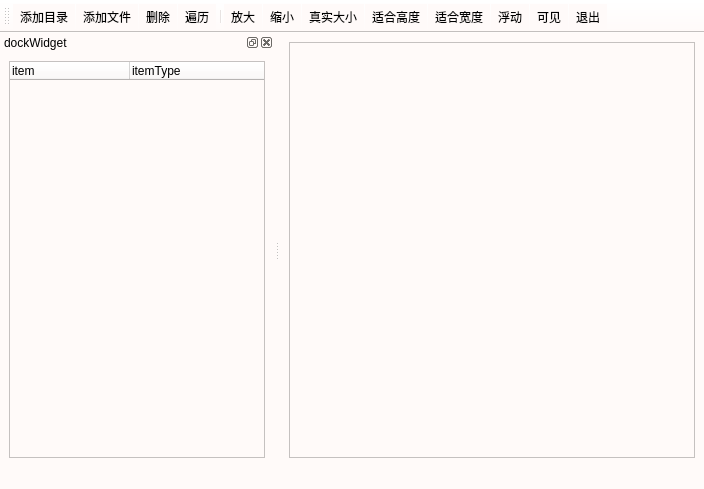
<?xml version="1.0" encoding="UTF-8"?>
<ui version="4.0">
 <class>PracticeClass</class>
 <widget class="QMainWindow" name="PracticeClass">
  <property name="enabled">
   <bool>true</bool>
  </property>
  <property name="geometry">
   <rect>
    <x>0</x>
    <y>0</y>
    <width>704</width>
    <height>489</height>
   </rect>
  </property>
  <property name="sizePolicy">
   <sizepolicy hsizetype="Expanding" vsizetype="Expanding">
    <horstretch>0</horstretch>
    <verstretch>0</verstretch>
   </sizepolicy>
  </property>
  <property name="minimumSize">
   <size>
    <width>0</width>
    <height>0</height>
   </size>
  </property>
  <property name="windowTitle">
   <string>viewImg</string>
  </property>
  <property name="styleSheet">
   <string notr="true">QWidget{background-color:rgb(255, 250, 249)}

</string>
  </property>
  <widget class="QWidget" name="centralwidget">
   <layout class="QHBoxLayout" name="horizontalLayout">
    <item>
     <widget class="QScrollArea" name="scrollArea">
      <property name="minimumSize">
       <size>
        <width>0</width>
        <height>0</height>
       </size>
      </property>
      <property name="widgetResizable">
       <bool>true</bool>
      </property>
      <widget class="QWidget" name="scrollAreaWidgetContents">
       <property name="geometry">
        <rect>
         <x>0</x>
         <y>0</y>
         <width>406</width>
         <height>410</height>
        </rect>
       </property>
       <layout class="QVBoxLayout" name="verticalLayout">
        <item>
         <widget class="QLabel" name="labDisplayPix">
          <property name="text">
           <string/>
          </property>
         </widget>
        </item>
       </layout>
      </widget>
     </widget>
    </item>
   </layout>
  </widget>
  <widget class="QStatusBar" name="statusbar"/>
  <widget class="QDockWidget" name="dockWidget">
   <property name="sizePolicy">
    <sizepolicy hsizetype="Expanding" vsizetype="Expanding">
     <horstretch>0</horstretch>
     <verstretch>0</verstretch>
    </sizepolicy>
   </property>
   <property name="minimumSize">
    <size>
     <width>178</width>
     <height>340</height>
    </size>
   </property>
   <property name="maximumSize">
    <size>
     <width>524287</width>
     <height>524287</height>
    </size>
   </property>
   <property name="baseSize">
    <size>
     <width>0</width>
     <height>0</height>
    </size>
   </property>
   <property name="toolTip">
    <string/>
   </property>
   <property name="floating">
    <bool>false</bool>
   </property>
   <property name="features">
    <set>QDockWidget::AllDockWidgetFeatures</set>
   </property>
   <property name="allowedAreas">
    <set>Qt::LeftDockWidgetArea|Qt::RightDockWidgetArea</set>
   </property>
   <property name="windowTitle">
    <string>dockWidget</string>
   </property>
   <attribute name="dockWidgetArea">
    <number>1</number>
   </attribute>
   <widget class="QWidget" name="dockWidgetContents">
    <layout class="QHBoxLayout" name="horizontalLayout_2">
     <item>
      <widget class="QTreeWidget" name="treeFiles">
       <property name="sizePolicy">
        <sizepolicy hsizetype="Expanding" vsizetype="Expanding">
         <horstretch>0</horstretch>
         <verstretch>0</verstretch>
        </sizepolicy>
       </property>
       <property name="minimumSize">
        <size>
         <width>160</width>
         <height>300</height>
        </size>
       </property>
       <property name="maximumSize">
        <size>
         <width>16777215</width>
         <height>16777215</height>
        </size>
       </property>
       <property name="baseSize">
        <size>
         <width>0</width>
         <height>0</height>
        </size>
       </property>
       <property name="cursor" stdset="0">
        <cursorShape>ArrowCursor</cursorShape>
       </property>
       <property name="contextMenuPolicy">
        <enum>Qt::CustomContextMenu</enum>
       </property>
       <property name="toolTip">
        <string/>
       </property>
       <property name="columnCount">
        <number>2</number>
       </property>
       <attribute name="headerVisible">
        <bool>true</bool>
       </attribute>
       <attribute name="headerCascadingSectionResizes">
        <bool>false</bool>
       </attribute>
       <attribute name="headerMinimumSectionSize">
        <number>120</number>
       </attribute>
       <attribute name="headerDefaultSectionSize">
        <number>120</number>
       </attribute>
       <attribute name="headerHighlightSections">
        <bool>false</bool>
       </attribute>
       <column>
        <property name="text">
         <string>item</string>
        </property>
       </column>
       <column>
        <property name="text">
         <string>itemType</string>
        </property>
       </column>
      </widget>
     </item>
    </layout>
   </widget>
  </widget>
  <widget class="QToolBar" name="toolBar">
   <property name="minimumSize">
    <size>
     <width>0</width>
     <height>0</height>
    </size>
   </property>
   <property name="windowTitle">
    <string>toolBar</string>
   </property>
   <property name="styleSheet">
    <string notr="true"/>
   </property>
   <property name="toolButtonStyle">
    <enum>Qt::ToolButtonFollowStyle</enum>
   </property>
   <attribute name="toolBarArea">
    <enum>TopToolBarArea</enum>
   </attribute>
   <attribute name="toolBarBreak">
    <bool>false</bool>
   </attribute>
   <addaction name="actAddFolder"/>
   <addaction name="actAddFiles"/>
   <addaction name="actDeleteItem"/>
   <addaction name="actTraversalItems"/>
   <addaction name="separator"/>
   <addaction name="actZoomIn"/>
   <addaction name="actZoomOut"/>
   <addaction name="actZoomRealSize"/>
   <addaction name="actZoomFitH"/>
   <addaction name="actZoomFitW"/>
   <addaction name="actDockFloating"/>
   <addaction name="actDockVisible"/>
   <addaction name="actQuit"/>
  </widget>
  <action name="actAddFolder">
   <property name="enabled">
    <bool>true</bool>
   </property>
   <property name="icon">
    <iconset resource="viewImg.qrc">
     <normaloff>:/pics/vorctorIcon/文件夹.png</normaloff>:/pics/vorctorIcon/文件夹.png</iconset>
   </property>
   <property name="text">
    <string>添加目录</string>
   </property>
   <property name="toolTip">
    <string>添加目录</string>
   </property>
  </action>
  <action name="actAddFiles">
   <property name="enabled">
    <bool>true</bool>
   </property>
   <property name="icon">
    <iconset resource="viewImg.qrc">
     <normaloff>:/pics/vorctorIcon/mediaAdd.ico</normaloff>:/pics/vorctorIcon/mediaAdd.ico</iconset>
   </property>
   <property name="text">
    <string>添加文件</string>
   </property>
   <property name="toolTip">
    <string>添加文件</string>
   </property>
  </action>
  <action name="actDeleteItem">
   <property name="enabled">
    <bool>true</bool>
   </property>
   <property name="icon">
    <iconset resource="viewImg.qrc">
     <normaloff>:/pics/vorctorIcon/删除筛选项.png</normaloff>:/pics/vorctorIcon/删除筛选项.png</iconset>
   </property>
   <property name="text">
    <string>删除</string>
   </property>
   <property name="toolTip">
    <string>删除节点</string>
   </property>
  </action>
  <action name="actTraversalItems">
   <property name="icon">
    <iconset>
     <normaloff>vorctorIcon/目录遍历.png</normaloff>vorctorIcon/目录遍历.png</iconset>
   </property>
   <property name="text">
    <string>遍历</string>
   </property>
   <property name="toolTip">
    <string>遍历节点</string>
   </property>
  </action>
  <action name="actZoomIn">
   <property name="icon">
    <iconset resource="viewImg.qrc">
     <normaloff>:/pics/vorctorIcon/zoomIn.ico</normaloff>:/pics/vorctorIcon/zoomIn.ico</iconset>
   </property>
   <property name="text">
    <string>放大</string>
   </property>
   <property name="iconText">
    <string>放大</string>
   </property>
   <property name="toolTip">
    <string>放大</string>
   </property>
   <property name="shortcutContext">
    <enum>Qt::WindowShortcut</enum>
   </property>
   <property name="iconVisibleInMenu">
    <bool>true</bool>
   </property>
  </action>
  <action name="actZoomOut">
   <property name="icon">
    <iconset resource="viewImg.qrc">
     <normaloff>:/pics/vorctorIcon/zoomOut.ico</normaloff>:/pics/vorctorIcon/zoomOut.ico</iconset>
   </property>
   <property name="text">
    <string>缩小</string>
   </property>
   <property name="toolTip">
    <string>缩小</string>
   </property>
  </action>
  <action name="actZoomRealSize">
   <property name="icon">
    <iconset resource="viewImg.qrc">
     <normaloff>:/pics/vorctorIcon/rotateLeft.ico</normaloff>:/pics/vorctorIcon/rotateLeft.ico</iconset>
   </property>
   <property name="text">
    <string>真实大小</string>
   </property>
   <property name="toolTip">
    <string>真实大小</string>
   </property>
  </action>
  <action name="actZoomFitH">
   <property name="icon">
    <iconset resource="viewImg.qrc">
     <normaloff>:/pics/vorctorIcon/高度.png</normaloff>:/pics/vorctorIcon/高度.png</iconset>
   </property>
   <property name="text">
    <string>适合高度</string>
   </property>
   <property name="toolTip">
    <string>适合高度</string>
   </property>
  </action>
  <action name="actZoomFitW">
   <property name="icon">
    <iconset resource="viewImg.qrc">
     <normaloff>:/pics/vorctorIcon/宽度.png</normaloff>:/pics/vorctorIcon/宽度.png</iconset>
   </property>
   <property name="text">
    <string>适合宽度</string>
   </property>
   <property name="toolTip">
    <string>适合宽度</string>
   </property>
  </action>
  <action name="actQuit">
   <property name="icon">
    <iconset resource="viewImg.qrc">
     <normaloff>:/pics/vorctorIcon/退出.png</normaloff>:/pics/vorctorIcon/退出.png</iconset>
   </property>
   <property name="text">
    <string>退出</string>
   </property>
   <property name="toolTip">
    <string>退出</string>
   </property>
  </action>
  <action name="actDockFloating">
   <property name="checkable">
    <bool>true</bool>
   </property>
   <property name="icon">
    <iconset resource="viewImg.qrc">
     <normaloff>:/pics/vorctorIcon/浮动.png</normaloff>:/pics/vorctorIcon/浮动.png</iconset>
   </property>
   <property name="text">
    <string>浮动</string>
   </property>
   <property name="toolTip">
    <string>窗口悬浮</string>
   </property>
  </action>
  <action name="actDockVisible">
   <property name="checkable">
    <bool>true</bool>
   </property>
   <property name="icon">
    <iconset resource="viewImg.qrc">
     <normaloff>:/pics/vorctorIcon/可见.png</normaloff>:/pics/vorctorIcon/可见.png</iconset>
   </property>
   <property name="text">
    <string>可见</string>
   </property>
   <property name="toolTip">
    <string>窗口可见</string>
   </property>
  </action>
 </widget>
 <resources>
  <include location="viewImg.qrc"/>
 </resources>
 <connections>
  <connection>
   <sender>actAddFolder</sender>
   <signal>triggered()</signal>
   <receiver>PracticeClass</receiver>
   <slot>onActAddFolderTriggered()</slot>
   <hints>
    <hint type="sourcelabel">
     <x>-1</x>
     <y>-1</y>
    </hint>
    <hint type="destinationlabel">
     <x>343</x>
     <y>261</y>
    </hint>
   </hints>
  </connection>
  <connection>
   <sender>actAddFiles</sender>
   <signal>triggered()</signal>
   <receiver>PracticeClass</receiver>
   <slot>onActAddFilesTriggered()</slot>
   <hints>
    <hint type="sourcelabel">
     <x>-1</x>
     <y>-1</y>
    </hint>
    <hint type="destinationlabel">
     <x>343</x>
     <y>261</y>
    </hint>
   </hints>
  </connection>
  <connection>
   <sender>treeFiles</sender>
   <signal>currentItemChanged(QTreeWidgetItem*,QTreeWidgetItem*)</signal>
   <receiver>PracticeClass</receiver>
   <slot>onTreeFilesCurrentItemChanged(QTreeWidgetItem*,QTreeWidgetItem*)</slot>
   <hints>
    <hint type="sourcelabel">
     <x>136</x>
     <y>297</y>
    </hint>
    <hint type="destinationlabel">
     <x>343</x>
     <y>261</y>
    </hint>
   </hints>
  </connection>
  <connection>
   <sender>treeFiles</sender>
   <signal>customContextMenuRequested(QPoint)</signal>
   <receiver>PracticeClass</receiver>
   <slot>onTreeFilesCustomContextMenuRequired(QPoint)</slot>
   <hints>
    <hint type="sourcelabel">
     <x>210</x>
     <y>292</y>
    </hint>
    <hint type="destinationlabel">
     <x>276</x>
     <y>295</y>
    </hint>
   </hints>
  </connection>
  <connection>
   <sender>actDeleteItem</sender>
   <signal>triggered()</signal>
   <receiver>PracticeClass</receiver>
   <slot>onActDeleteItemTriggered()</slot>
   <hints>
    <hint type="sourcelabel">
     <x>-1</x>
     <y>-1</y>
    </hint>
    <hint type="destinationlabel">
     <x>343</x>
     <y>261</y>
    </hint>
   </hints>
  </connection>
  <connection>
   <sender>actTraversalItems</sender>
   <signal>triggered()</signal>
   <receiver>PracticeClass</receiver>
   <slot>onActTraversalTriggered()</slot>
   <hints>
    <hint type="sourcelabel">
     <x>-1</x>
     <y>-1</y>
    </hint>
    <hint type="destinationlabel">
     <x>343</x>
     <y>261</y>
    </hint>
   </hints>
  </connection>
  <connection>
   <sender>actZoomIn</sender>
   <signal>triggered()</signal>
   <receiver>PracticeClass</receiver>
   <slot>onActZoomInTriggered()</slot>
   <hints>
    <hint type="sourcelabel">
     <x>-1</x>
     <y>-1</y>
    </hint>
    <hint type="destinationlabel">
     <x>351</x>
     <y>244</y>
    </hint>
   </hints>
  </connection>
  <connection>
   <sender>actZoomOut</sender>
   <signal>triggered()</signal>
   <receiver>PracticeClass</receiver>
   <slot>onActZoomOutTriggered()</slot>
   <hints>
    <hint type="sourcelabel">
     <x>-1</x>
     <y>-1</y>
    </hint>
    <hint type="destinationlabel">
     <x>351</x>
     <y>244</y>
    </hint>
   </hints>
  </connection>
  <connection>
   <sender>actZoomRealSize</sender>
   <signal>triggered()</signal>
   <receiver>PracticeClass</receiver>
   <slot>onActZoomRealSizeTriggered()</slot>
   <hints>
    <hint type="sourcelabel">
     <x>-1</x>
     <y>-1</y>
    </hint>
    <hint type="destinationlabel">
     <x>351</x>
     <y>244</y>
    </hint>
   </hints>
  </connection>
  <connection>
   <sender>actZoomFitW</sender>
   <signal>triggered()</signal>
   <receiver>PracticeClass</receiver>
   <slot>onActZoomFitWTriggered()</slot>
   <hints>
    <hint type="sourcelabel">
     <x>-1</x>
     <y>-1</y>
    </hint>
    <hint type="destinationlabel">
     <x>351</x>
     <y>244</y>
    </hint>
   </hints>
  </connection>
  <connection>
   <sender>actZoomFitH</sender>
   <signal>triggered()</signal>
   <receiver>PracticeClass</receiver>
   <slot>onActZoomFitHTriggered()</slot>
   <hints>
    <hint type="sourcelabel">
     <x>-1</x>
     <y>-1</y>
    </hint>
    <hint type="destinationlabel">
     <x>351</x>
     <y>244</y>
    </hint>
   </hints>
  </connection>
  <connection>
   <sender>dockWidget</sender>
   <signal>visibilityChanged(bool)</signal>
   <receiver>PracticeClass</receiver>
   <slot>onDockWidgetVisibilityChanged(bool)</slot>
   <hints>
    <hint type="sourcelabel">
     <x>134</x>
     <y>85</y>
    </hint>
    <hint type="destinationlabel">
     <x>280</x>
     <y>105</y>
    </hint>
   </hints>
  </connection>
  <connection>
   <sender>actDockVisible</sender>
   <signal>toggled(bool)</signal>
   <receiver>PracticeClass</receiver>
   <slot>onActDockVisibleToggled(bool)</slot>
   <hints>
    <hint type="sourcelabel">
     <x>-1</x>
     <y>-1</y>
    </hint>
    <hint type="destinationlabel">
     <x>351</x>
     <y>244</y>
    </hint>
   </hints>
  </connection>
  <connection>
   <sender>actDockFloating</sender>
   <signal>triggered(bool)</signal>
   <receiver>PracticeClass</receiver>
   <slot>onActDockFloatTriggered(bool)</slot>
   <hints>
    <hint type="sourcelabel">
     <x>-1</x>
     <y>-1</y>
    </hint>
    <hint type="destinationlabel">
     <x>351</x>
     <y>244</y>
    </hint>
   </hints>
  </connection>
  <connection>
   <sender>dockWidget</sender>
   <signal>topLevelChanged(bool)</signal>
   <receiver>PracticeClass</receiver>
   <slot>onDockTopLevelChanged(bool)</slot>
   <hints>
    <hint type="sourcelabel">
     <x>136</x>
     <y>269</y>
    </hint>
    <hint type="destinationlabel">
     <x>351</x>
     <y>244</y>
    </hint>
   </hints>
  </connection>
  <connection>
   <sender>actQuit</sender>
   <signal>triggered()</signal>
   <receiver>PracticeClass</receiver>
   <slot>close()</slot>
   <hints>
    <hint type="sourcelabel">
     <x>-1</x>
     <y>-1</y>
    </hint>
    <hint type="destinationlabel">
     <x>351</x>
     <y>244</y>
    </hint>
   </hints>
  </connection>
 </connections>
 <slots>
  <slot>onActAddFolderTriggered()</slot>
  <slot>onActAddFilesTriggered()</slot>
  <slot>onTreeFilesCurrentItemChanged(QTreeWidgetItem*,QTreeWidgetItem*)</slot>
  <slot>onTreeFilesCustomContextMenuRequired(QPoint)</slot>
  <slot>onActDeleteItemTriggered()</slot>
  <slot>onActTraversalTriggered()</slot>
  <slot>onActZoomInTriggered()</slot>
  <slot>onActZoomOutTriggered()</slot>
  <slot>onActZoomRealSizeTriggered()</slot>
  <slot>onActZoomFitWTriggered()</slot>
  <slot>onActZoomFitHTriggered()</slot>
  <slot>onActDockVisibleToggled(bool)</slot>
  <slot>onDockWidgetVisibilityChanged(bool)</slot>
  <slot>onActDockFloatTriggered(bool)</slot>
  <slot>onDockTopLevelChanged(bool)</slot>
 </slots>
</ui>
